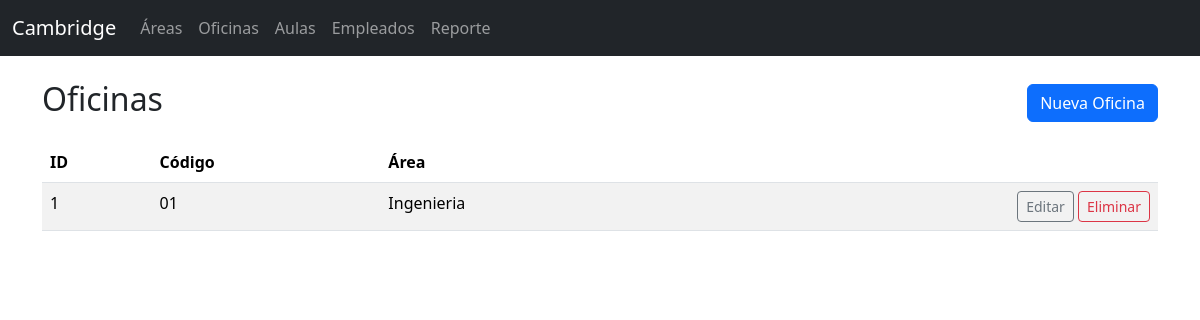
The page /offices/ on the database its author committed.
### core/models.py (models this page shows, shortened)
class Office(models.Model):
    code = models.CharField(max_length=20, unique=True)
    area = models.ForeignKey(Area, on_delete=models.CASCADE, related_name='offices')

class Area(models.Model):
    name = models.CharField(max_length=100, unique=True)

### core/views_front.py (the view)
class OfficeListView(ListView):
    model = Office
    template_name = 'offices/list.html'
    context_object_name = 'items'
    paginate_by = 20

### templates/offices/list.html
{% extends 'base.html' %}
{% block content %}
<div class="d-flex justify-content-between align-items-center mb-3">
  <h2>Oficinas</h2>
  <a href="/offices/new/" class="btn btn-primary">Nueva Oficina</a>
  </div>
<table class="table table-striped">
  <thead>
    <tr><th>ID</th><th>Código</th><th>Área</th><th></th></tr>
  </thead>
  <tbody>
    {% for it in items %}
    <tr>
      <td>{{ it.id }}</td>
      <td>{{ it.code }}</td>
      <td>{{ it.area.name }}</td>
      <td class="text-end">
        <a class="btn btn-sm btn-outline-secondary" href="/offices/{{ it.id }}/edit/">Editar</a>
        <a class="btn btn-sm btn-outline-danger" href="/offices/{{ it.id }}/delete/">Eliminar</a>
      </td>
    </tr>
    {% empty %}
    <tr><td colspan="4" class="text-center">Sin datos</td></tr>
    {% endfor %}
  </tbody>
</table>
{% endblock %}

### rows shown on the page
Office: id "1", code "01", area.name "Ingenieria"
